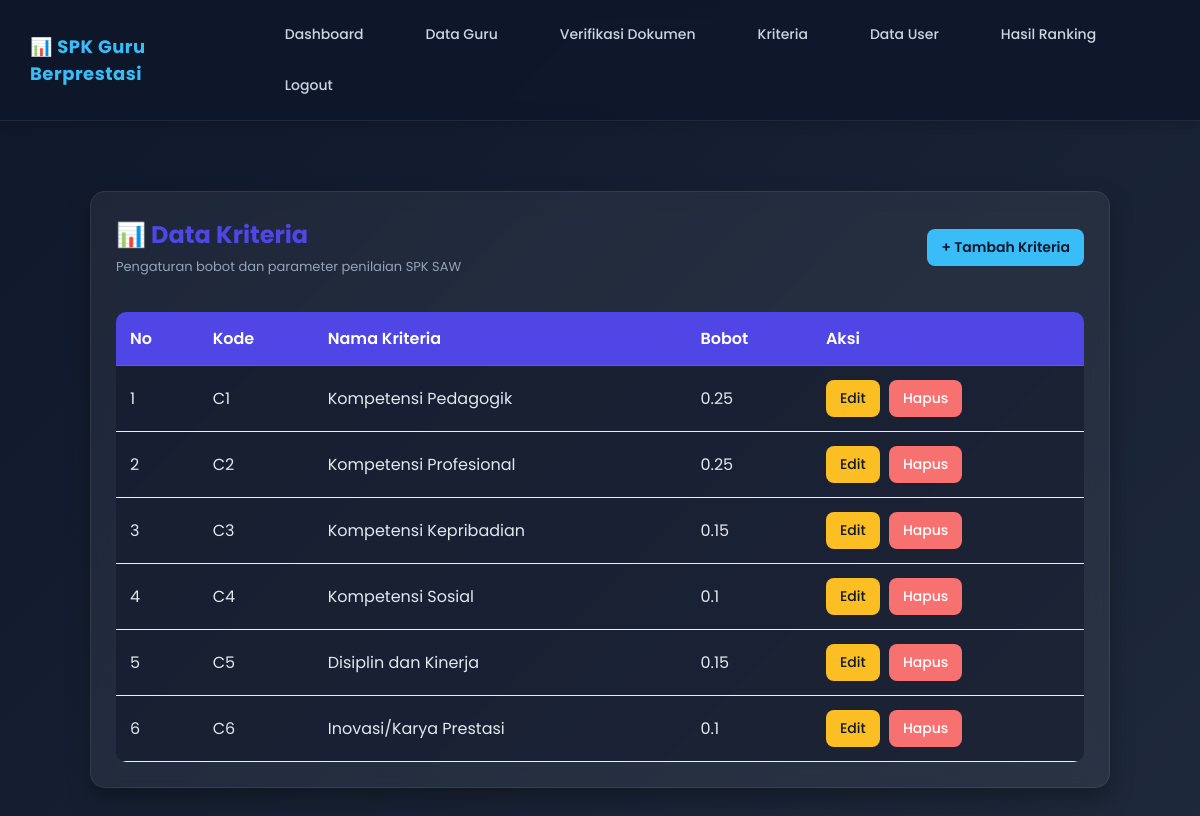
Page /spk_guru_saw/admin/kriterianya/kriteria.php (signed in) on the committed database.
### tables this page shows
CREATE TABLE `kriteria` (
  `id_kriteria` int(11) NOT NULL,
  `kode_kriteria` varchar(10) DEFAULT NULL,
  `nama_kriteria` varchar(100) DEFAULT NULL,
  `bobot` double DEFAULT NULL
);

### spk_guru_saw/admin/kriterianya/kriteria.php (the view, shortened to what this page needs)
<?php
include '../../config/koneksi.php';
$data = mysqli_query($koneksi, "SELECT * FROM kriteria");
?>
<!DOCTYPE html>
<html>
<head>
    <link rel="stylesheet" href="../../assets/css/style.css">
</head>
<body>
<?php include '../../template/menu_admin.php'; ?>
<div class="container">
    <div class="card">
        <div class="page-title">
            <div>
                <h2>📊 Data Kriteria</h2>
                <div class="subtitle">Pengaturan bobot dan parameter penilaian SPK SAW</div>
            </div>
            <a href="tambah_kriteria.php" class="btn btn-tambah">
                + Tambah Kriteria
            </a>
        </div>
        <div class="table-container">
            <table>
                <tr>
                    <th>No</th>
                    <th>Kode</th>
                    <th>Nama Kriteria</th>
                    <th>Bobot</th>
                    <th>Aksi</th>
                </tr>
                <?php
                $no = 1;
                while($row = mysqli_fetch_array($data)){
                ?>
                <tr>
                    <td><?= $no++; ?></td>
                    <td><?= $row['kode_kriteria']; ?></td>
                    <td><?= $row['nama_kriteria']; ?></td>
                    <td><?= $row['bobot']; ?></td>
                    <td>
                        <a href="edit_kriteria.php?id=<?= $row['id_kriteria']; ?>"
                           class="btn btn-edit">
                            Edit
                        </a>
                        <a href="hapus_kriteria.php?id=<?= $row['id_kriteria']; ?>"
                           class="btn btn-hapus"
                           onclick="return confirm('Yakin ingin menghapus data kriteria ini?')">
                            Hapus
                        </a>
                    </td>
                </tr>
                <?php } ?>
            </table>
        </div>
    </div>
</div>
</body>
</html>

### spk_guru_saw/assets/css/style.css (style rules this page uses)
* { margin:0; padding:0; box-sizing:border-box; font-family:'Poppins', sans-serif; }
body { background:#f4f7fb; color:#333; }
.container { width:90%; margin:40px auto; }
.card { background:white; padding:30px; border-radius:20px; box-shadow:0 10px 25px rgba(0,0,0,0.08); }
h2 { margin-bottom:20px; color:#4f46e5; }
button, .btn { display:inline-block; padding:12px 20px; border:none; border-radius:10px; text-decoration:none; cursor:pointer; transition:0.3s; font-size:14px; font-weight:500; }
.btn-tambah { background:#10b981; color:white; }
.btn-edit { background:#f59e0b; color:white; }
.btn-hapus { background:#ef4444; color:white; }
.table-container { overflow-x:auto; }
table { width:100%; border-collapse:collapse; margin-top:20px; }
table tr th { background:#4f46e5; color:white; padding:14px; text-align:left; }
table tr td { padding:14px; border-bottom:1px solid #eee; }
.btn-edit { background:#f59e0b; color:white; padding:8px 15px; border-radius:8px; text-decoration:none; }
.btn { background:#10b981; color:white; padding:10px 20px; border:none; border-radius:8px; cursor:pointer; text-decoration:none; }
.btn { background:#10b981; color:white; padding:10px 20px; border:none; border-radius:8px; text-decoration:none; cursor:pointer; }

### spk_guru_saw/admin/kriterianya/kriteria.php (style rules this page uses)
body { margin:0; font-family: 'Segoe UI', Tahoma, sans-serif; background: linear-gradient(135deg, #0f172a, #1e293b); color:#fff; }
.container { padding:30px; }
.card { background: rgba(255,255,255,0.06); border: 1px solid rgba(255,255,255,0.08); backdrop-filter: blur(10px); padding:25px; border-radius:15px; box-shadow: 0 10px 25px rgba(0,0,0,0.3); }
.page-title { display:flex; justify-content:space-between; align-items:center; margin-bottom:15px; }
h2 { margin:0; font-size:24px; }
.subtitle { font-size:13px; color:#94a3b8; margin-top:5px; }
.btn { display:inline-block; padding:8px 14px; border-radius:8px; text-decoration:none; font-size:14px; transition:0.3s ease; border:none; cursor:pointer; }
.btn-tambah { background:#38bdf8; color:#0f172a; font-weight:600; }
.btn-edit { background:#fbbf24; color:#0f172a; margin-right:5px; }
.btn-hapus { background:#f87171; color:#fff; }
.table-container { overflow-x:auto; margin-top:15px; }
table { width:100%; border-collapse:collapse; min-width:600px; background: rgba(15, 23, 42, 0.4); border-radius:10px; overflow:hidden; }
th { padding:12px 15px; text-align:left; background: rgba(56, 189, 248, 0.15); color:#cbd5e1; font-weight:600; border-bottom:1px solid rgba(255,255,255,0.1); }
td { padding:12px 15px; text-align:left; color:#e2e8f0; border-bottom:1px solid rgba(255,255,255,0.05); background: rgba(15, 23, 42, 0.2); }
tr { transition: background-color 0.15s ease; }

### rows in the picture
kriteria: kode_kriteria "C1", nama_kriteria "Kompetensi Pedagogik", bobot "0.25"
kriteria: kode_kriteria "C2", nama_kriteria "Kompetensi Profesional", bobot "0.25"
kriteria: kode_kriteria "C3", nama_kriteria "Kompetensi Kepribadian", bobot "0.15"
kriteria: kode_kriteria "C4", nama_kriteria "Kompetensi Sosial", bobot "0.1"
kriteria: kode_kriteria "C5", nama_kriteria "Disiplin dan Kinerja", bobot "0.15"
kriteria: kode_kriteria "C6", nama_kriteria "Inovasi/Karya Prestasi", bobot "0.1"
